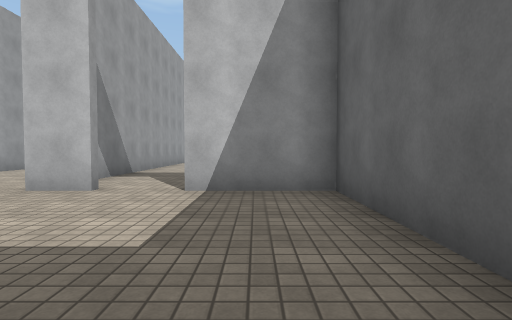
View 1 (above)

17 first-person views from a walk through a Unity game level. The camera is 1.2 m above the floor, tilts 2° down and sees 80° across. Doors are open. The floor is counted in squares, 2 m on a side. Each view is taken from the middle of a square. On the plan, view 1 faces up. The plan holds only what a view shows up to about 9 squares ahead; the rest is blank. The place goes on beyond the plan. The player is left out. Surface patterns are stand-ins for the level's own textures.

View 2
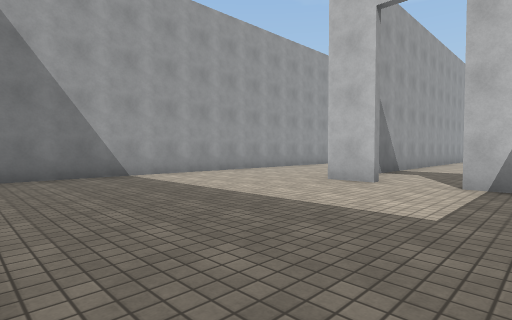

View 3
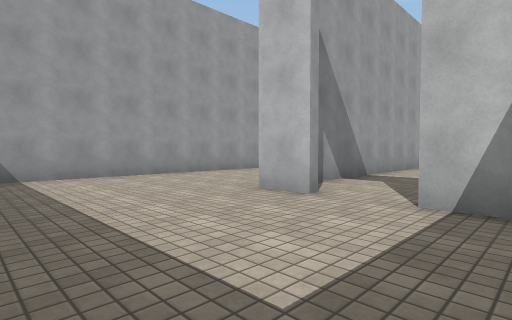

View 4
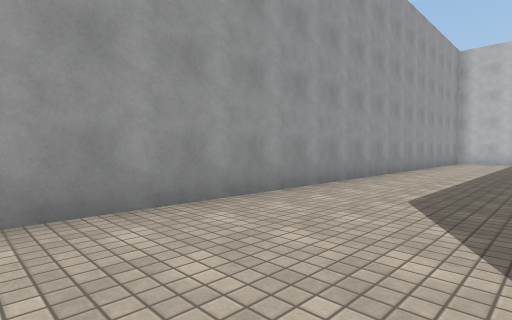

View 5
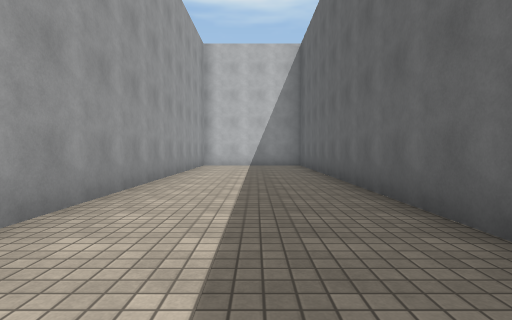

View 6
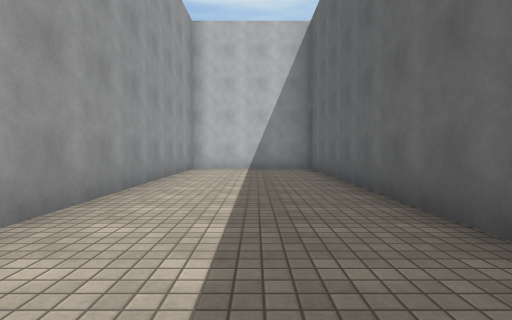

View 7
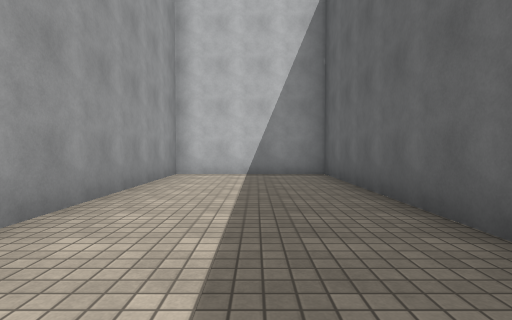

View 8
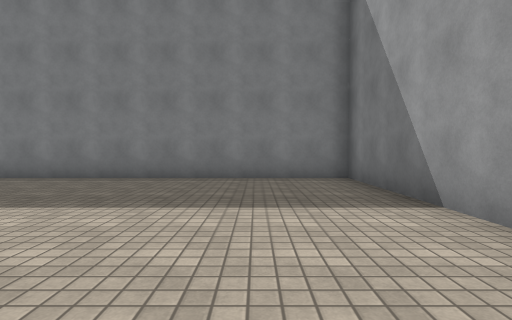

View 9
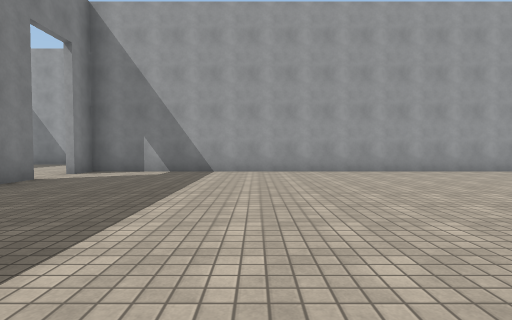

View 10
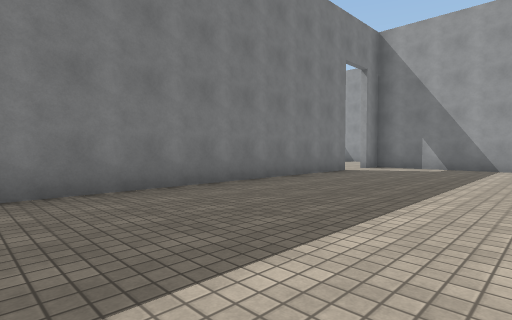

View 11
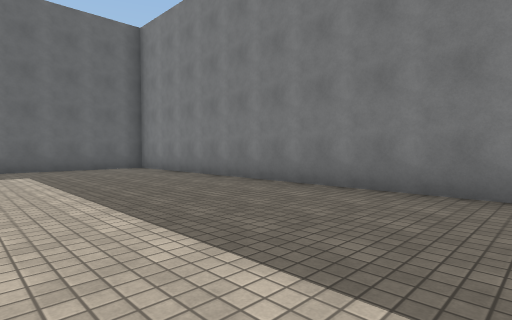

View 12
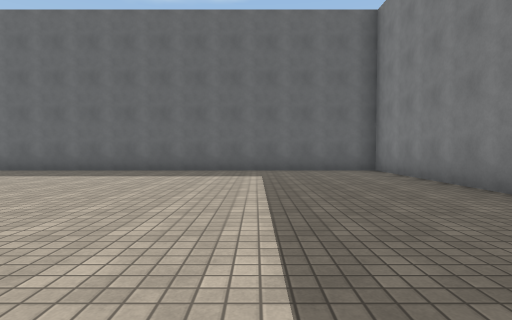

View 13
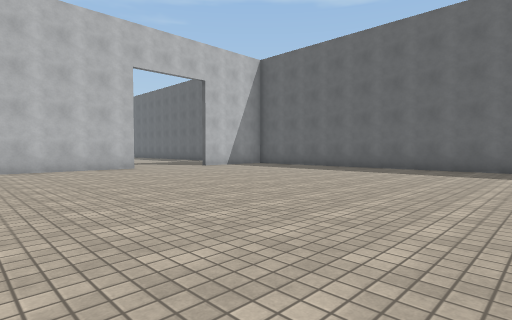

View 14
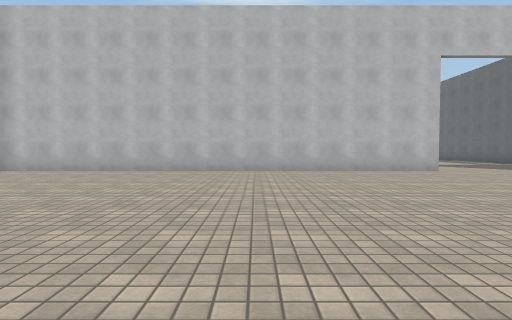

View 15
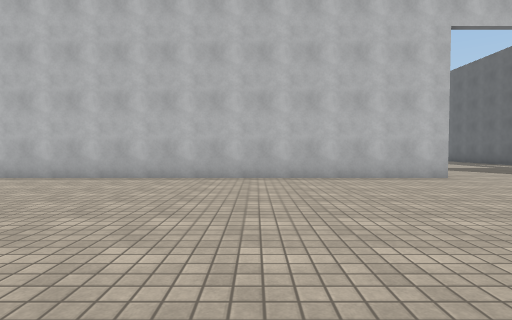

View 16
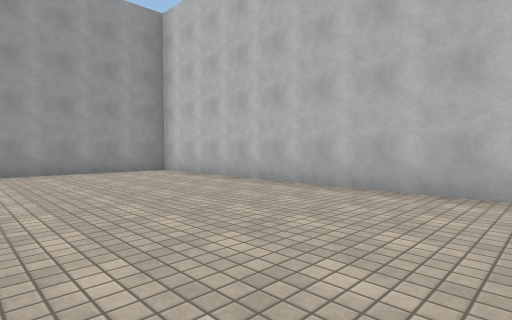

View 17
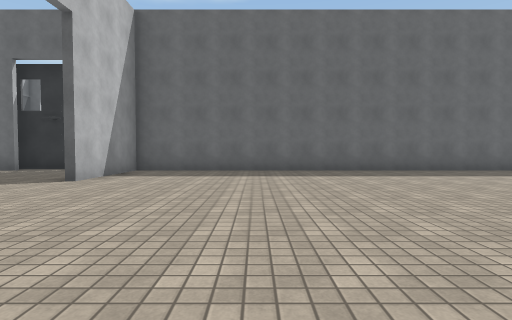

### Floor plan
Ten units are one square. View 1 is at (0, 0); x grows to the right and y downward. Boxes are objects, and circles mark ways between rooms. Rooms are numbered by the first view taken in them; rooms with no view inside come last. Other rooms are left out.
<svg viewBox="-74 -195 229 214">
<path fill="none" stroke="#000" d="M-33 -89 -33 -184M-24 -44 -34 -44M12 -12 12 -44 -11 -44M-29 -184 -69 -184 -69 14 4 14M91 -184 -29 -184M-11 -46 147 -46 147 -184 116 -184M-32 -185 -32 -46 -24 -46"/>
<circle cx="-20" cy="-50" r="3" fill="#2a7"/>
<text x="-40" y="-70">1</text>
<text x="60" y="-120">2</text>
</svg>
Room 1 opens to room 2.

Where each view was taken, in squares from view 1:
view 1: 0 up, 0 right, facing up
view 2: 1 down, 0 right, facing up-left
view 3: 1 up, 0 right, facing up-left
view 4: 4 up, 4 left, facing up-left
view 5: 7 up, 5 left, facing up
view 6: 9 up, 5 left, facing up
view 7: 11 up, 5 left, facing up
view 8: 5 up, 5 left, facing down
view 9: 9 up, 5 right, facing left
view 10: 9 up, 7 right, facing down-left
view 11: 9 up, 5 right, facing down-right
view 12: 8 up, 6 right, facing right
view 13: 9 up, 5 right, facing up-right
view 14: 10 up, 4 right, facing up
view 15: 12 up, 5 right, facing up
view 16: 14 up, 5 right, facing up-left
view 17: 15 up, 6 right, facing right
